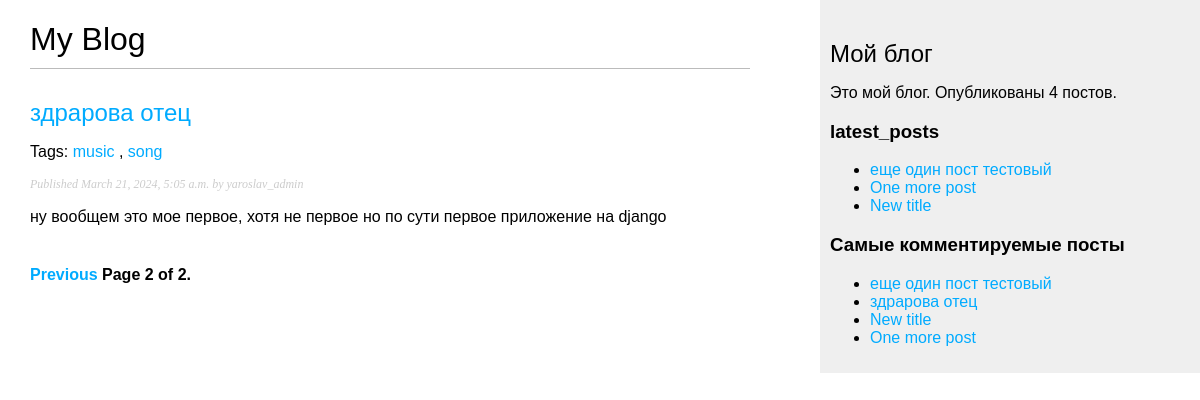
/blog/?page=2, run on an earlier commit of the app's database.
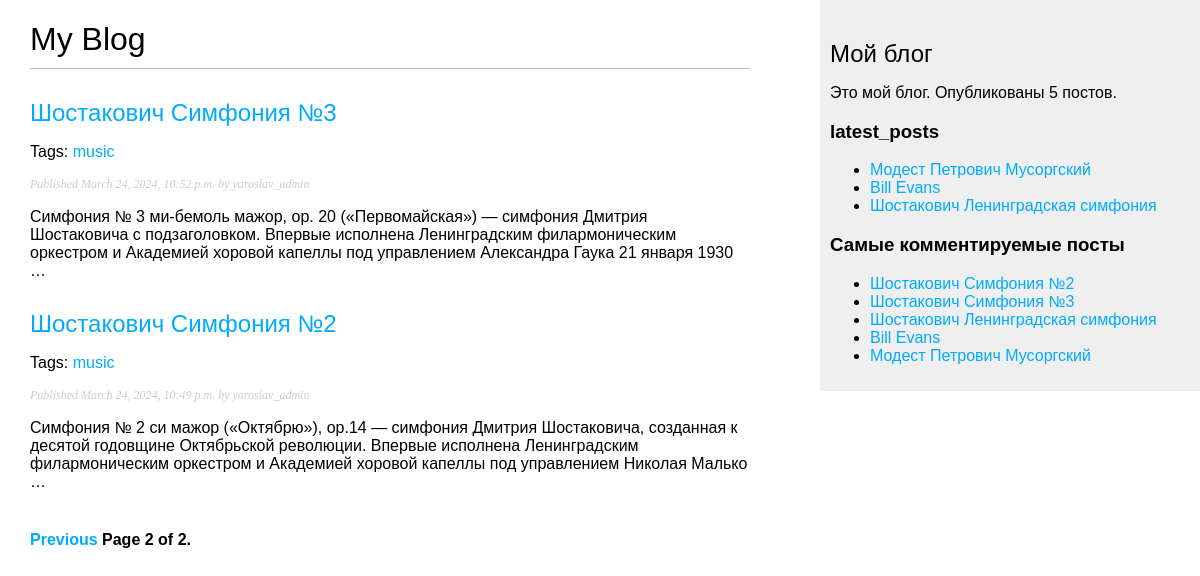
And on a later commit of the database.
### blog/models.py (models this page shows, shortened)
class Post(models.Model):
    tags = TaggableManager()
    class Status(models.TextChoices):
        DRAFT = 'DF', 'Draft'
        PUBLISHED = 'PB', 'Published'
    title = models.CharField(max_length=250)
    slug = models.SlugField(max_length=250, unique_for_date='publish')
    author = models.ForeignKey(User,
                               on_delete=models.CASCADE,
                               related_name='blog_posts')
    body = models.TextField()
    publish = models.DateTimeField(default=timezone.now)
    created = models.DateTimeField(auto_now_add=True)
    updated = models.DateTimeField(auto_now=True)
    status = models.CharField(max_length=2,
                              choices=Status.choices,
                              default=Status.DRAFT)
    objects = models.Manager() # The default manager.
    published = PublishedManager() # Our custom manager.
    class Meta:
        ordering = ['-publish']
        indexes = [
            models.Index(fields=['-publish']),
        ]
    def get_absolute_url(self):
        return reverse('blog:post_detail', args=[self.publish.year, self.publish.month, self.publish.day, self.slug])

### blog/views.py (the view)
# urls.py: path('', views.post_list, name='post_list'),
def post_list(request, tag_slug=None):
    post_list = Post.published.all()
    tag = None
    if tag_slug:
        tag = get_object_or_404(Tag, slug=tag_slug)
        post_list = post_list.filter(tag__in=[tag])
    paginator = Paginator(post_list, 3)
    page_number = request.GET.get('page', 1)
    try:
        posts = paginator.page(page_number)
    except PageNotAnInteger:
        posts = paginator.page(1)
    except EmptyPage:
        posts = paginator.page(paginator.num_pages)
    return render(request,
                 'blog/post/list.html',
                 {'posts': posts, 'tag': tag})

### blog/models.py (called while the page is built)
    def get_queryset(self):
        return super().get_queryset()\
                      .filter(status=Post.Status.PUBLISHED)

### blog/templatetags/blog_tags.py (called while the page is built)
@register.simple_tag
def total_posts():
    return Post.published.count()

@register.inclusion_tag('blog/post/latest_posts.html')
def show_latest_posts(count=5):
    latest_posts = Post.published.order_by('-publish')[:count]
    return {'latest_posts': latest_posts}

@register.simple_tag
def get_most_commented_posts(count=5):
    return Post.published.annotate(total_comments=Count('comments')).order_by('-total_comments')[:count]

@register.filter(name='markdown')
def markdown_format(text):
    return mark_safe(markdown.markdown(text))

### blog/templates/blog/post/list.html (shortened to what this page needs)
{% extends "blog/base.html" %}
{% load blog_tags %}
{% block content %}
  <h1>My Blog</h1>
  {% for post in posts %}
    <h2>
      <a href="{{ post.get_absolute_url }}">
        {{ post.title }}
      </a>
    </h2>
    <p class='tags'>
      Tags:
      {% for tag in post.tags.all %}
        <a href="{% url 'blog:post_list_by_tag' tag.slug %}">
          {{ tag.name }}
        </a>
        {% if not forloop.last %}, {% endif %}
      {% endfor %}
    </p>
    <p class="date">
      Published {{ post.publish }} by {{ post.author }}
    </p>
    {{ post.body|markdown|truncatewords_html:30  }}
  {% endfor %}
  {% include "pagination.html" with page=posts %}
{% endblock %}

### blog/templates/blog/base.html (shortened to what this page needs)
{% load blog_tags %}
{% load static %}
<!DOCTYPE html>
<html>
<head>
  <link href="{% static "css/blog.css" %}" rel="stylesheet">
</head>
<body>
  <div id="content">
    {% block content %}
    {% endblock %}
  </div>
  <div id="sidebar">
    <h2>Мой блог</h2>
    <p>Это мой блог.
      Опубликованы {% total_posts %} постов.
    </p>
    <h3>latest_posts</h3>
    {% show_latest_posts 3 %}
    <h3>Самые комментируемые посты</h3>
    {% get_most_commented_posts as most_commented_posts %}
    <ul>
      {% for post in most_commented_posts %}
      <li>
        <a href="{{ post.get_absolute_url }}">{{ post.title }}</a>
      </li>
      {% endfor %}
    </ul>
  </div>
</body>
</html>

### blog/templates/blog/post/latest_posts.html
<ul>
    {% for post in latest_posts %}
        <li>
            <a href="{{ post.get_absolute_url }}">{{ post.title }}</a>
        </li>
    {% endfor %}
</ul>

What changed in the data, as far as the page shows it:
removed Post: title "здрарова отец", publish "March 21, 2024, 5:05 a.m.", author "yaroslav_admin", body "ну вообщем это мое первое, хотя не первое но по сути первое приложение на django", Tag (name "music")
no longer on this page (row unchanged): Tag: name "song", shown under "здрарова отец"
removed Post: title "еще один пост тестовый"
removed Post: title "One more post"
removed Post: title "New title"
added Post: title "Шостакович Симфония №3", publish "March 24, 2024, 10:52 p.m.", author "yaroslav_admin", body "Симфония № 3 ми-бемоль мажор, op. 20 («Первомайская») — симфония Дмитрия Шостаковича с подзаголовком. Впервые исполнена Ленинградским филармоническим оркестром и Академией хоровой капеллы под управлением Александра Гаука 21 января 1930 …", Tag (name "music")
added Post: title "Шостакович Симфония №2", publish "March 24, 2024, 10:49 p.m.", author "yaroslav_admin", body "Симфония № 2 си мажор («Октябрю»), op.14 — симфония Дмитрия Шостаковича, созданная к десятой годовщине Октябрьской революции. Впервые исполнена Ленинградским филармоническим оркестром и Академией хоровой капеллы под управлением Николая Малько …", Tag (name "music")
added Post: title "Модест Петрович Мусоргский"
added Post: title "Bill Evans"
added Post: title "Шостакович Ленинградская симфония"
Also different on the page:
text no longer shown: "4"
text now shown: "5"
